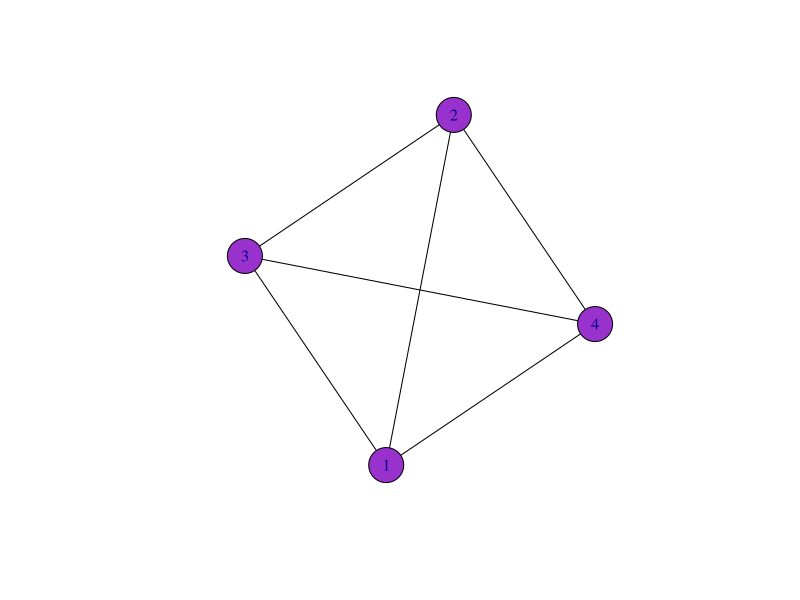
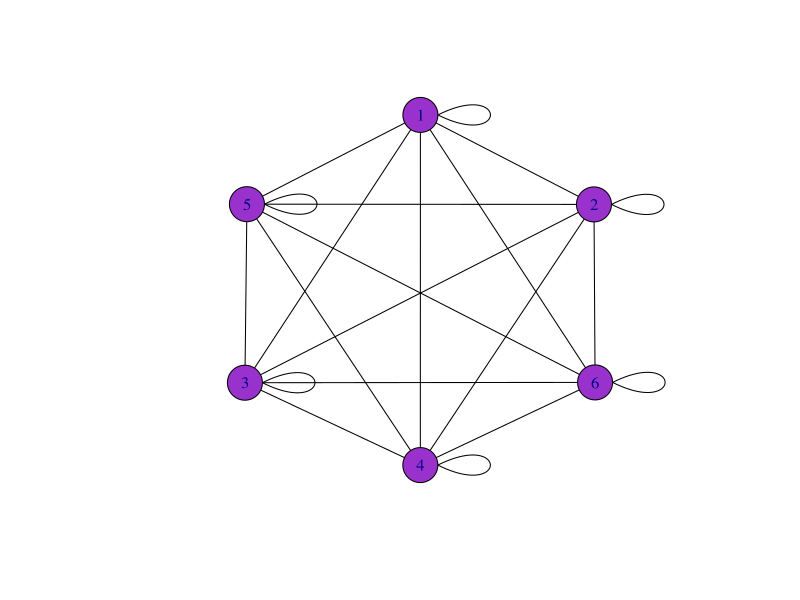
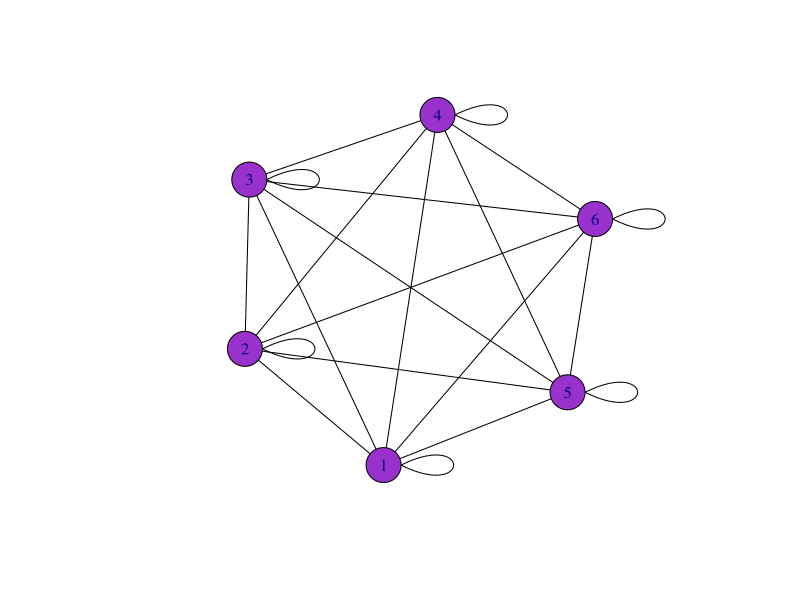
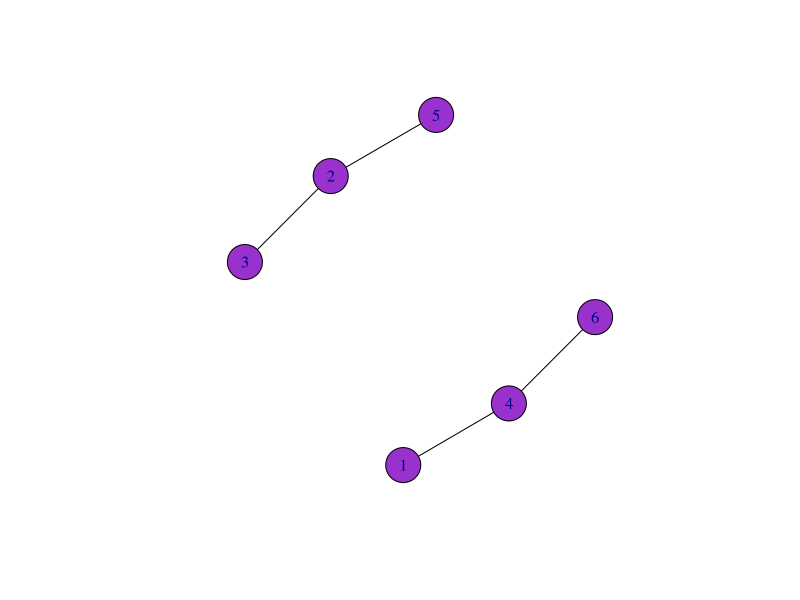

Reproduce these figures in R, in order.
## ---- chunk 1
#Importar librerias
library(igraph)         # Biblioteca para análisis de redes.
library(tidyverse)      # Colección de bibliotecas para manipulación de datos.
library(viridis)        # Biblioteca con paletas de colores.
## ---- chunk 2
# Generamos una red aleatoria de 4 nodos no dirigida.
# Para poder reproducirla, dado que tiene componentes aleatorios,
# Fijamos la semilla del generador de números pseudoaleatorios.
set.seed(22051996)
g <- sample_gnp(4, 1, directed = FALSE, loops = FALSE)
plot(g,
     vertex.color="darkorchid",  # color de los nodos
     vertex.size=20,             # tamaño de los nodos
     edge.color="black")         # color de las aristas
## ---- chunk 3
V(g) #Calcular nodos
E(g) #Calcular aristas 
## ---- chunk 4
set.seed(22051996)
g <- sample_gnp(6, 1, directed = FALSE, loops = TRUE) #Crea un grafo aleatorio con 6 nodos, no dirigido y con loops
plot(g,
     vertex.color="darkorchid",  # color de los nodos
     vertex.size=20,             # tamaño de los nodos
     edge.color="black")         # color de las aristas
V(g) #Calcular nodos
E(g) #Calcular aristas
## ---- chunk 5
set.seed(22051998)
g <- sample_gnp(6, 1, directed = FALSE, loops = TRUE) #Crea un grafo aleatorio con 6 nodos, no dirigido y con loops
plot(g,
     vertex.color="darkorchid",  # color de los nodos
     vertex.size=20,             # tamaño de los nodos
     edge.color="black")         # color de las aristas
V(g) #Calcular nodos
E(g) #Calcular aristas
## ---- chunk 6
set.seed(22051996)
g <- sample_gnp(6, 0.3, directed = FALSE, loops = FALSE) #Crea un grafo aleatorio con 6 nodos, no dirigido y con loops
plot(g,
     vertex.color="darkorchid",  # color de los nodos
     vertex.size=20,             # tamaño de los nodos
     edge.color="black")         # color de las aristas
